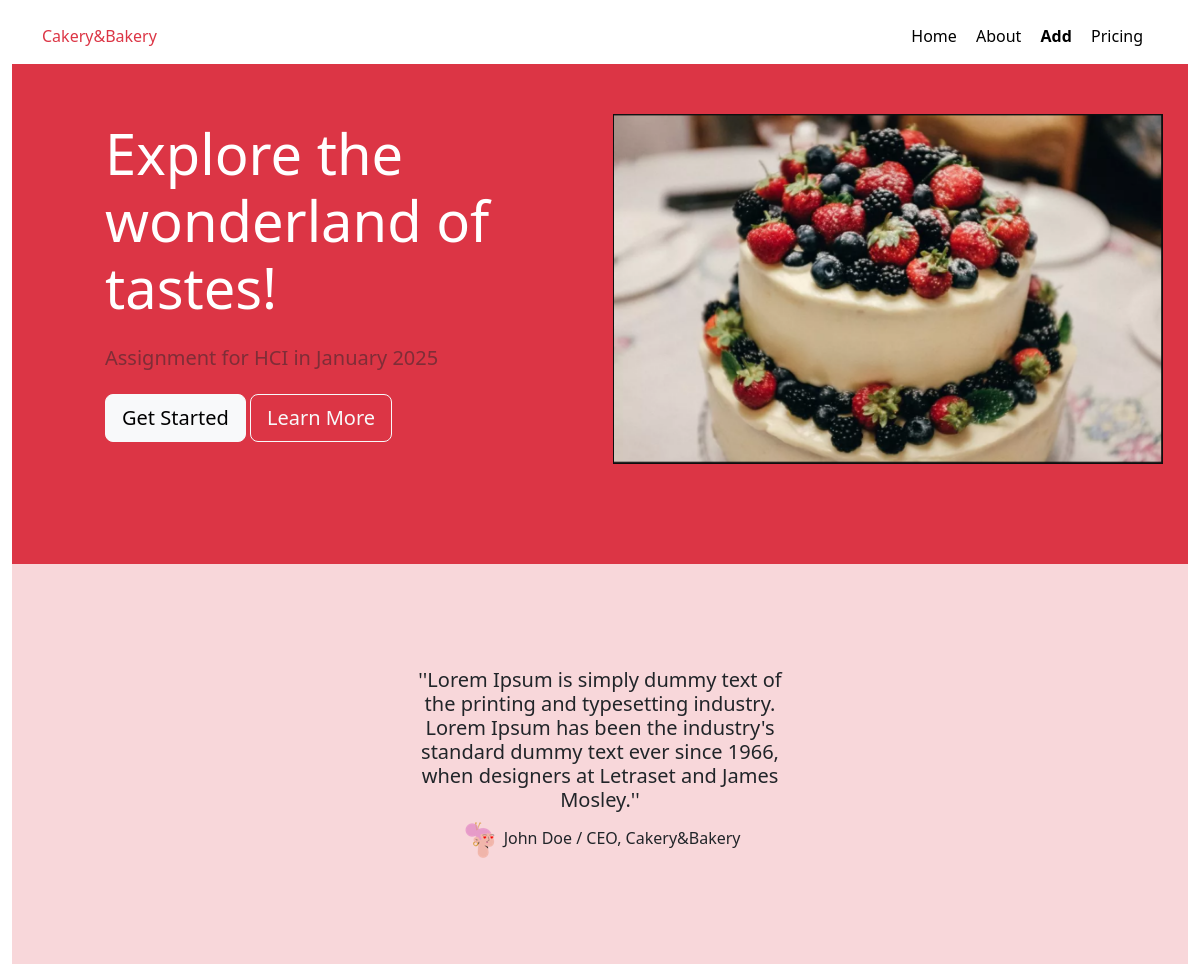
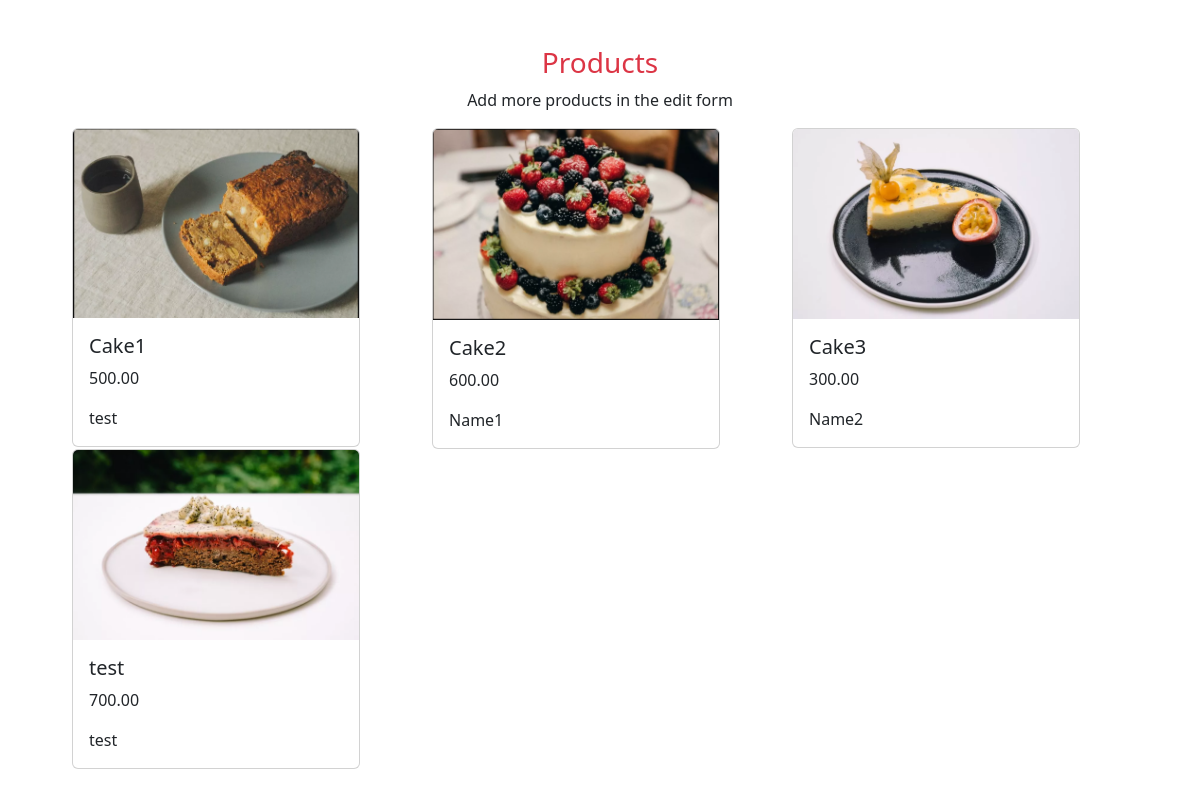
The app's page /index/ with its own data (2 pictures, top to bottom).
### myapp/models.py (models this page shows, shortened)
class Cake(models.Model):
    name = models.CharField(max_length=20)
    price = models.DecimalField(max_digits=8, decimal_places=2)
    weight = models.DecimalField(max_digits=8, decimal_places=2)
    baker = models.ForeignKey(Baker, on_delete=models.SET_NULL, null=True, blank=True, related_name='cakes')
    description = models.TextField(null=True, blank=True)
    image = models.ImageField(upload_to='images/', null=True, blank=True)

class Baker(models.Model):
    user = models.OneToOneField(User, on_delete=models.CASCADE)
    name = models.CharField(max_length=20)
    surname = models.CharField(max_length=20)
    phone_number = models.CharField(max_length=20)
    email = models.EmailField()

### myapp/views.py (the view)
# urls.py: path('index/', views.index, name='index'),
def index(request):
    cakes = Cake.objects.all()
    return render(request, "index.html", {"cakes": cakes})

### templates/index.html
{% extends 'base.html' %}
{% load static %}
{% block content %}
<div class="container-fluid bg-danger p-5" style="height:500px;">
  <div class="row row-cols-2 d-flex align-items-center justify-content-center">
    <div class="col ps-5">
      <div class="d-flex flex-column mb-3">
          <div class="p-2"><h1 class="display-4 text-white">Explore the wonderland of tastes!</h1></div>
          <div class="p-2"><h5 class="text-body-tertiary">Assignment for HCI in January 2025</h5></div>
          <div class="p-2"><button class="btn btn btn-light btn-lg">Get Started</button>    <button type="button" class="btn btn-outline-light btn-lg">Learn More</button></div>
      </div>
    </div>
    <div class="col header">
        <img class="header" src="../static/images/cake1.png">
    </div>
  </div>
</div>
<div class="container-fluid bg-danger-subtle d-flex align-items-center justify-content-center" style="height:400px">
  <div class="row row-cols-3">
    <div class="col"></div>
    <div class="col">
        <h5 class="text-center">''Lorem Ipsum is simply dummy text of the printing and typesetting industry. Lorem Ipsum has been the industry's standard dummy text ever since 1966, when designers at Letraset and James Mosley.''</h5>
      <div class="text-center"><img src="../static/images/person1.png"> <span>John Doe / CEO, Cakery&Bakery</span></div>
    </div>
    <div class="col"></div>
  </div>
</div>
<div class="container-fluid p-5">
  <div class="text-center">
    <h3 class="text-danger">Products</h3>
    <p>Add more products in the edit form</p>
  </div>
  <div class="container-md">
    <div class="row row-cols-3">
      {% for cake in cakes %}
      <div class="col">
        <div class="card" style="width: 18rem;">
        <img src="{{  cake.image.url }}" class="card-img-top" alt="...">
        <div class="card-body">
          <h5 class="card-title">{{ cake.name }}</h5>
          <p class="card-text">{{ cake.price }}</p>
          <p class="card-text">{{ cake.baker.name}}</p>
        </div>
      </div>
    </div>
      {% endfor %}
    </div>
  </div>
</div>
{% endblock %}

### templates/base.html (shortened to what this page needs)
<!DOCTYPE html>
<html lang="en">
<head>
    <link href="https://cdn.jsdelivr.net/npm/bootstrap@5.3.8/dist/css/bootstrap.min.css" rel="stylesheet">
</head>
<body>
<div class="container-md pt-4">
    <div class="row row-cols-2">
        <div class="col">
            <p class="text-danger">Cakery&Bakery</p>
        </div>
        <div class="col text-end">
                <a href="{% url 'index' %}">Home</a>
                <a href="#">About</a>
                <a href="{% url 'add_cake' %}" class="fw-bold">Add</a>
                <a href="#">Pricing</a>
        </div>
    </div>
</div>
<div class="container-fluid">
    {% block content %} {% endblock %}
</div>
</body>
</html>

### templates/base.html (style rules this page uses)
a { text-decoration: none; color:black; margin-right: 15px; }
.header { width:550px; height:350px; }

### records on screen
Cake: image (picture), name "Cake1", price "500.00", baker.name "test"
Cake: image (picture), name "Cake2", price "600.00", baker.name "Name1"
Cake: image (picture), name "Cake3", price "300.00", baker.name "Name2"
Cake: image (picture), name "test", price "700.00", baker.name "test"
